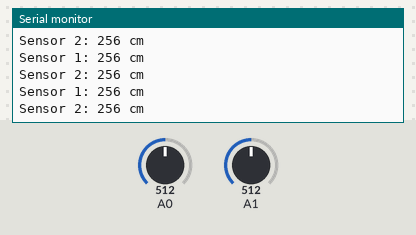
Bench run of a sketch on a simulated Arduino Mega 2560, built with avr-gcc and run on an emulated ATmega2560. Shown: the last lines printed to the serial monitor. Inputs (shaded band) come from the test bench; at power-on: A0 = 512, A1 = 512.

Above: at 1.3 s.
1.4 s: A0 set to 716
At 1.82 s:
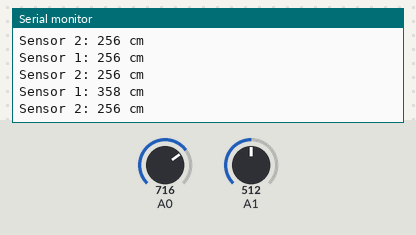
2.9 s: A1 set to 716
At 3.33 s:
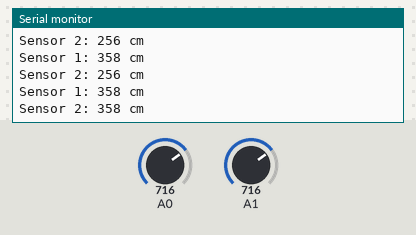
4.4 s: A0 set to 900
At 4.83 s:
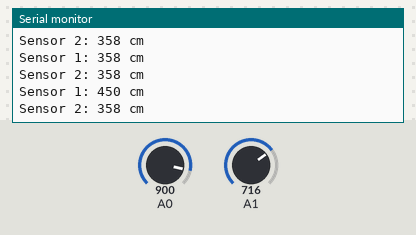
5.9 s: A1 set to 900
At 6.34 s:
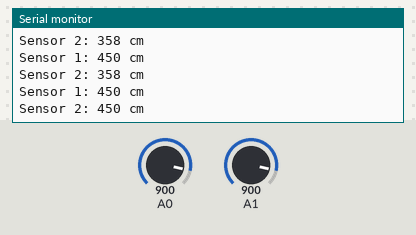
Timing chart, 0 to 8.4 s (numbered marks = the images above; inputs shaded):
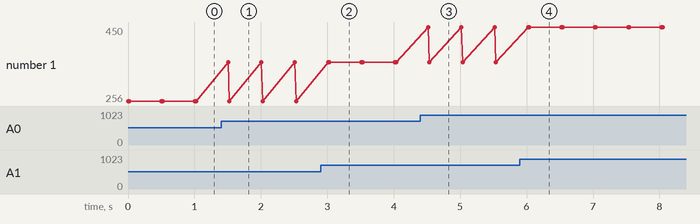

The sketch:

HRXL_MB7380_2017_08_15_1642.ino
```cpp
/*
  HRXL MB7380 Maxbotix (5m sensor)

  Pin 1:  White   --> Temperature Sensor Connection. Leave unconnected if an external temperature sensor is not used.

  Pin 2:  Orange  --> Pulse Width Output.
                      ===================
                      Scale factor of 1 uS per mm.

  Pin 3:  Brown   --> Analog Voltage Output.
                      =====================
                      After ~50ms power up init, voltage is set to low.
                      One sensor has completed a range reading, the voltage on this pin is set to voltage
                      corresponding to the latest measured distance.
                      (rc: take note, is this same behaviour for Serial and Pulse width?)
                      (rc: for Analog, if Pin 4 is set to low, analog values MUST BE IGNORED)
                      Scale factor of Vcc/5120 per 1-mm. Distance output with a 5mm resolution.
                      Analog voltage counts (0-1023), multiply number of counts by 5 to yield in mm.

  Pin 4:  Green   --> Ranging Start/Stop. This pin is internally pulled high.
                      ==================
                      If ths pin is left unconnected or held high, the sensor will continually measure and output the range data.
                      If held low, the sensor will stop ranging
                      Bring high for 20uS or longer to command a range reading.

                      Filtered Range Data:
                      When pin 4 is left high on the sensors, the sensors will continue to range. The data that is output
                      includes a filter for increased accuracy. The sensors will output the range based on recent range
                      information. The filter does not affect the speed at which data is made available to the user but
                      instead allows for more consistent range information to be presented. For sensor specific timing
                      and filter information refer to pages 8 and 9.

                      Real-time Range Data: When pin 4 is low and then brought high, the sensor will operate in real time
                      and the first reading output will be the range measured from this first commanded range reading.
                      When the sensor tracks that the RX pin is low after each range reading, and then the RX pin is brought
                      high, unfiltered real time range information can be obtained. For timing information please refer
                      to pages 8 and 9 of datasheet.

  Pin 5:  Blue  -->   Serial Output. TTL outputs.
                      ============
                      Output is ASCII capital "R" followed by four ASCII character digits representing range in mm followed by
                      a carriage return (ASCII 13).
                      Min range is 300m, Max range is 4999mm. Range of 5000mm means no target dtected.
                      9600, 8N1. Because data is presented in a binary data format, serial output is most accurate.

                      nb: Serial output from maxbotix is inverted

  Pin 6:  Red   -->   Positive Power, VCC: operates from 2.7V to 5.5V DC
                      For best operation, sensor requires DC be free from electrical noise.
                      For situation of known dirty electrical power, a 100uF capacitor placed at the sensor pins
                      between V+ and GND will typically correct the electrical noise.

  Pin 7:  Black -->   Ground pin. DC return and circuit common ground.


*/

/*    rc notes:
  test analog, pwm and serial to see which is more reliable
  online sources says analog reads are sensitive and to refer to Arduino forum, but need to check sonar model, when comments were made
  advice from online is to do average.
  apparently PW method is most accurage, however in datasheet, serial is supposed to be most reliable.

  Test:
    Actual dist: about 190cm
    Analog: Sensor 1: 176cm, Sensor 2: 170cm


  final decision on which mthd depends on reliability and what pins we have available on the MCU

  Also, if using multiple maxbotix ultrasonic sensors, is there a need to range them in sequence, rather than leave them ranging continuously.

*/

/*
  Circuit
  =======

  Sonar 1     <->   Arduino/Breadboard
  ... Red           common positive power
  ... Black         common ground
  ... Green         D2
  ... Brown         A0

  Sonar 2     <->   Arduino/Breadboard
  ... Red           common positive power
  ... Black         common ground
  ... Green         D3
  ... Brown         A1


*/

// Sonar - Enable pin
const byte sonar1_Enable = 2;           // Sonar 1 Enable pin, digital
const byte sonar2_Enable = 3;           // Sonar 2 Enable pin, digital

//Sonar - Analog
const byte sonar1_analogInput = 0;      // Sonar 1 Analog pin
const byte sonar2_analogInput = 1;      // Sonar 2 Analog pin


//Sonar - Serial
const byte sonar1_SerialRX = 19;     // Mega
const byte sonar2_SerialRX = 17;     // Mega

long sonarDist = 0;

void setup() {
  Serial.begin(9600);
  Serial1.begin(9600);
  Serial2.begin(9600);

  pinMode(sonar1_Enable,OUTPUT);
  pinMode(sonar2_Enable,OUTPUT);
  Sonar_RangingMode(sonar1_Enable,0);
  Sonar_RangingMode(sonar2_Enable,0);
}

void loop() {
  // Analog Input
  // ==============
  Sonar_AnalogInputInSeq();
  //Sonar_AnalogInputFreeRun(); // for multiple sensors that are too close to each other, FreeRun !gd, better to enable/disable separately

  // Pulse Width
  // ==============


  // Serial input
  // ============
  //Sonar_SerialRead(sonar1_SerialRX);

}

void Sonar_AnalogInputFreeRun(){
  Sonar_RangingMode(sonar1_Enable,1);     // Enable Sonar 1
  Sonar_RangingMode(sonar2_Enable,1);     // Enable Sonar 1
  Serial.println();
  Serial.print("Sensor 1: ");
  Sonar_AnalogRead(sonar1_analogInput);
  delayMicroseconds(800);
  Serial.print("Sensor 2: ");
  Sonar_AnalogRead(sonar2_analogInput);
  Serial.println();

  delay(500);
}

void Sonar_AnalogInputInSeq(){
  Sonar_RangingMode(sonar1_Enable,1);     // Enable Sonar 1
  Serial.println();
  Serial.print("Sensor 1: ");
  Sonar_AnalogRead(sonar1_analogInput);
  Sonar_RangingMode(sonar1_Enable,0);     // Disable Sonar 1

  delayMicroseconds(800); // a slight delay gives more consistent and accurate results
                          // so far 500 to 800 microseconds seems best, but it also depends on distance sensor is away from another sensor

  Sonar_RangingMode(sonar2_Enable,1);
  Serial.print("Sensor 2: ");
  Sonar_AnalogRead(sonar2_analogInput);
  Serial.println();
  Sonar_RangingMode(sonar2_Enable,0);
  delay(500);   // delay depends on where sensor/s are located, need testing
}

void Sonar_RangingMode(byte sonarPin, byte modeEnable) {
  if(modeEnable) {
    digitalWrite(sonarPin, HIGH);
  } else {
    digitalWrite(sonarPin, LOW);
  }
}

void Sonar_AnalogRead(byte analogPin) {
/*
  Scale factor is (Vcc/1024) per 5mm. A 5V supply yields ~4.9mV/5mm
  Arduino analog pin goes from 0 to 1023, so the value has to be multiplied by 5 to get range in mm
*/
  sonarDist = analogRead(analogPin)/2; //dist in cm
  Serial.print(sonarDist);
  Serial.println(" cm");

  /*sonar1Dist = analogRead(sonarPin)*5; // dist in mm
  Serial.print(sonarDist);
  Serial.println(" mm");
  */
}


void Sonar_SerialRead(byte serialPin) {
  byte incomingByte;

  //Serial.println("inside Sonar_SerialRead()");
  switch(serialPin) {
    case 19:
            //Serial.println("inside case 19");
            Sonar_RangingMode(sonar1_Enable,1);
            while(Serial1.available()==0) {}
            incomingByte = Serial.read();
            Serial.print("Sensor 1 RX: ");
            //Serial.println(incomingByte, DEC);
            Serial.println(incomingByte,BIN);

            delay(5000);
            break;
    case 17:
            break;

    default:
            break;
  }
}
```

Measured:
- after the input at 1.4 s, the serial monitor: prints a new line after 0.11 s (image 1)
- after the input at 2.9 s, the serial monitor: prints a new line after 0.13 s (image 2)
- after the input at 4.4 s, the serial monitor: prints a new line after 0.12 s (image 3)
- after the input at 5.9 s, the serial monitor: prints a new line after 0.14 s (image 4)
